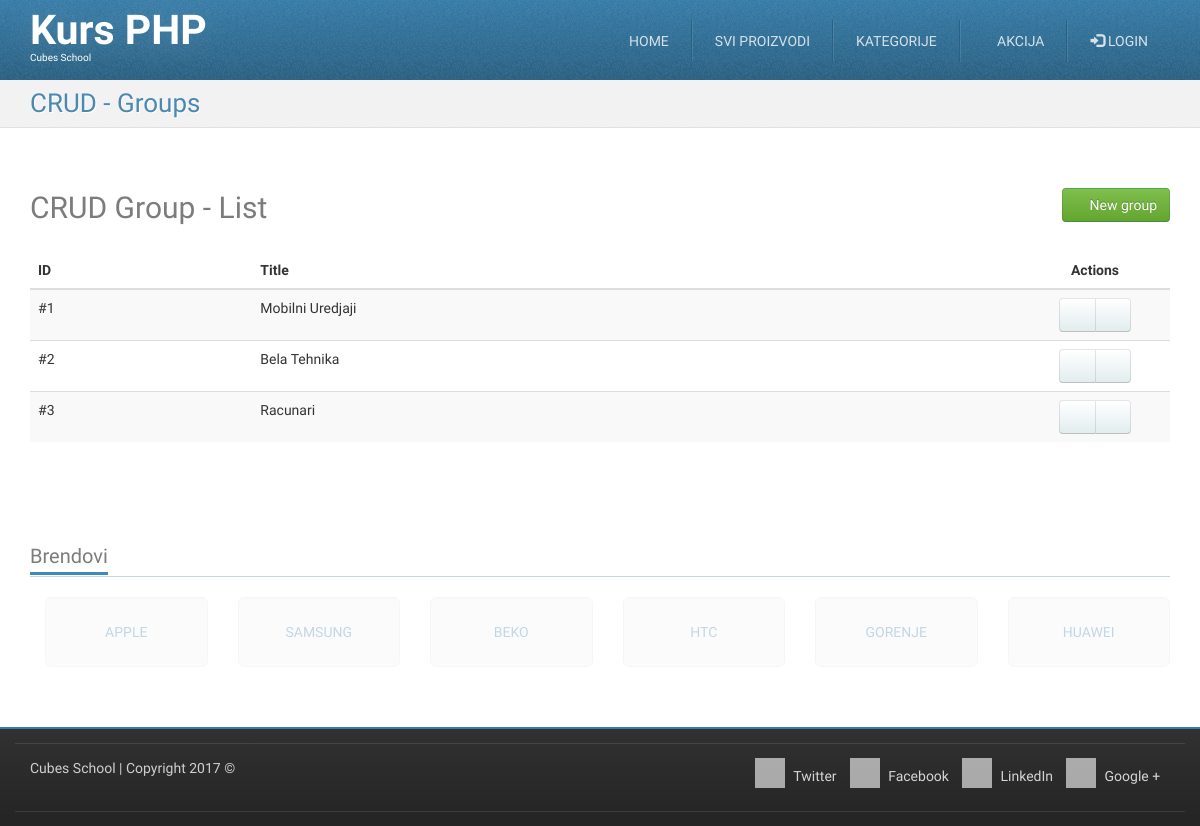
The app's page /crud-group-list.php, older data.
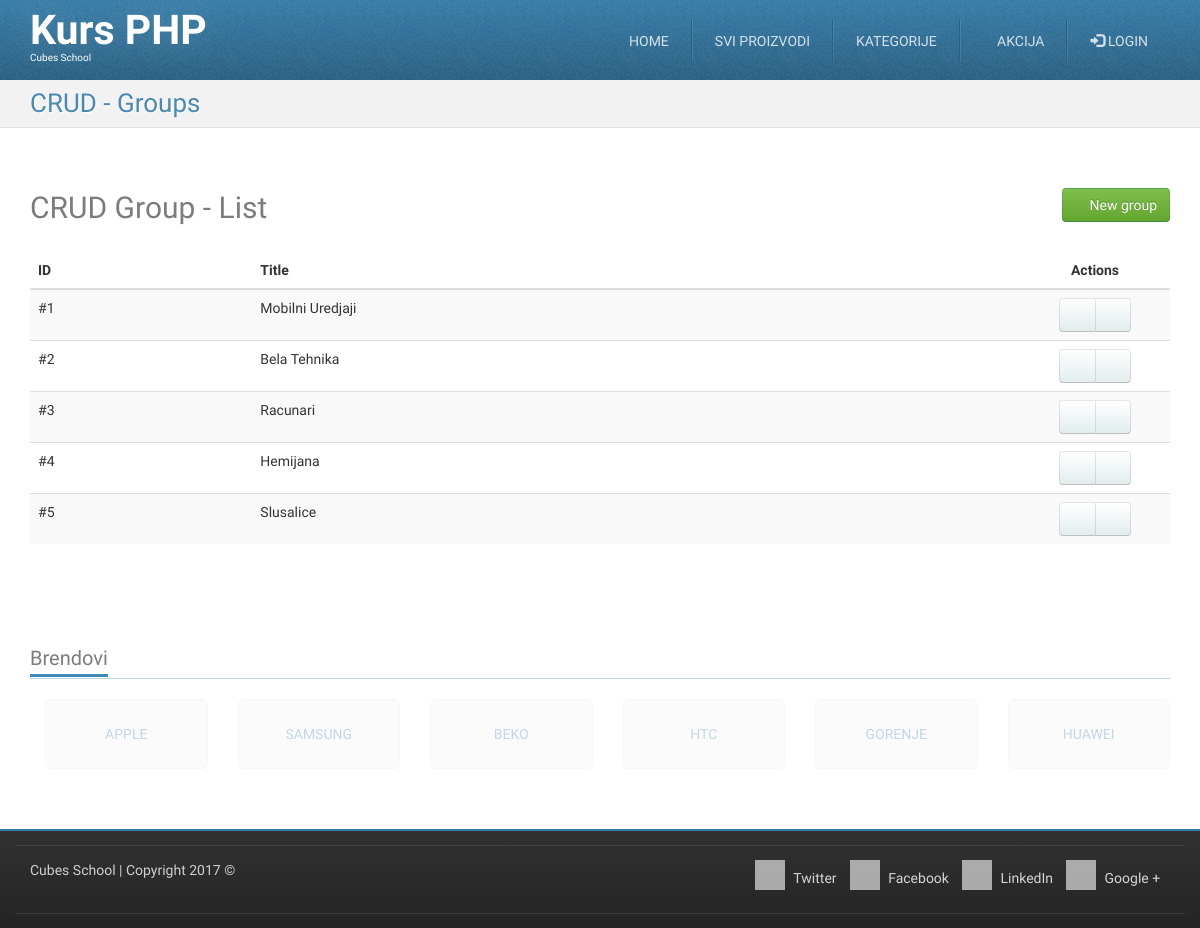
The same page, newer data.
### tables this page shows
CREATE TABLE `groups` (
  `id` int(11) NOT NULL,
  `title` varchar(255) NOT NULL
);

### crud-group-list.php (called while the page is built, shortened)
<?php
require_once __DIR__ . '/models/m_groups.php';
$groups = groupsFetchAll();
require_once __DIR__ . '/views/layout/header.php';
require_once __DIR__ . '/views/templates/t_crud-group-list.php';
require_once __DIR__ . '/views/layout/footer.php';

### models/m_users.php (called while the page is built, shortened)
<?php
function isUserLoggedIn() {
	if (empty($_SESSION['user_is_logged_in'])) {
		return false;
	}
	return true;
}

### models/m_groups.php (called while the page is built, shortened)
<?php
require_once __DIR__ . '/m_database.php';
function groupsFetchAll() {
	$query = "SELECT `groups`.* FROM `groups`";
	return dbFetchAll($query);
}

### models/m_database.php (called while the page is built, shortened)
<?php
function dbGetLink() {
    static $link;
    if (!isset($link)) {
        $link = mysqli_connect('127.0.0.1', 'cubes', 'cubes', 'cubesphp');
    }
    return $link;
}
function dbQuery($query) {
    $link = dbGetLink();
    $result = mysqli_query($link, $query);
    return $result;
}
function dbFetchAll($query) {
    $result = dbQuery($query);
    return mysqli_fetch_all($result, MYSQLI_ASSOC);
}

### views/templates/t_crud-group-list.php (the view)
<div id="highlighted">
    <div class="container">
        <div class="header">
            <h2 class="page-title">
                <span>CRUD - Groups</span>
            </h2>
        </div>
    </div>
</div>
<div id="content">
    <div class="container portfolio">
        <div class="row">
            <div class="col-md-12">
                <h2>
                    CRUD Group - List
                    <a href="/crud-group-insert.php" class="pull-right btn btn-success">
                        <i class="fa fa-plus-circle"></i>
                        New group
                    </a>
                </h2>
            </div>
        </div>
        <div class="row">
            <div class="col-md-12">
                <table class="table table-striped table-hover">
                    <thead>
                        <tr>
                            <th>ID</th>
                            <th>Title</th>
                            <th class="actions text-center">Actions</th>
                        </tr>
                    </thead>
                    <tbody>
                        <?php foreach ($groups as $group) { ?>
                            <tr>
                                <td>
                                    #<?php echo htmlspecialchars($group['id']); ?>
                                </td>
                                <td>
                                    <?php echo htmlspecialchars($group['title']); ?>
                                </td>
                                <td class="text-center">
                                    <div class="btn-group">
                                        <a href="/crud-group-edit.php?id=<?php echo htmlspecialchars($group['id']);?>" class="btn btn-default"><i class="fa fa-pencil"></i></a>
                                        <a href="/crud-group-delete.php?id=<?php echo htmlspecialchars($group['id']);?>" class="btn btn-default"><i class="fa fa-trash"></i></a>
                                    </div>
                                </td>
                            </tr>
                        <?php } ?>
                    </tbody>
                </table>
            </div>
        </div>
    </div>
</div>

### views/layout/header.php (shortened to what this page needs)
<?php require_once __DIR__ . '/../../models/m_users.php'; ?>
<!DOCTYPE html>
<html lang="en">
    <head>
        <link href="/../../skins/tema/plugins/bootstrap/dist/css/bootstrap.min.css" rel="stylesheet">
        <link href="/../../skins/tema/plugins/font-awesome/css/font-awesome.min.css" rel="stylesheet">
        <link href="s/../../skins/tema/plugins/animate/animate.min.css" rel="stylesheet">
        <link href="/../../skins/tema/plugins/flexslider/flexslider.css" rel="stylesheet">
        <link href="/../../skins/tema/css/theme-style.css" rel="stylesheet">
        <link href="/../../skins/tema/css/custom-style.css" rel="stylesheet">
        <link href="/../../skins/tema/css/colour-blue.css" rel="stylesheet" id="colour-scheme">
    </head>
    <body class="has-navbar-fixed-top has-highlighted">
        <div id="navigation" class="wrapper">
            <div class="navbar navbar-fixed-top" id="top">
                <div class="navbar-inner">
                    <div class="inner">
                        <div class="container">
                            <div class="navbar-header">
                                <a class="navbar-brand" href="/" title="Home">
                                    <h1>
                                        Kurs PHP
                                    </h1>
                                    <span>Cubes School</span>
                                </a>
                            </div>
                            <div class="collapse navbar-collapse">
                                <ul class="nav navbar-right" id="main-menu">
                                    <li>
                                        <a href="/">Home</a>
                                    </li>
                                    <li>
                                        <a href="/../../products.php">Svi proizvodi</a>
                                    </li>
                                    <li class="dropdown">
                                        <a href="#" class="dropdown-toggle" data-toggle="dropdown">Kategorije</a>
                                    </li>
                                    <li>
                                        <a href="/../../sale.php"><i class="fa fa-star"></i> Akcija</a>
                                    </li>
                                    <?php if (!isUserLoggedIn()) { ?>
                                        <li>
                                            <a href="/../../login.php"><i class="glyphicon glyphicon-log-in"></i> Login</a>
                                        </li>
                                    <?php } ?>
                                </ul>
                            </div>
                        </div>
                    </div>
                </div>
            </div>
        </div>

### views/layout/footer.php (shortened to what this page needs)
		<div id="content-below" class="wrapper">
			<div class="container">
				<div class="clients block">
					<h3 class="block-title">
						<span>Brendovi</span>
					</h3>
					<ul class="thumbnails list-unstyled row">
						<li class="col-sm-2">
							<a href="#" class="well well-lg text-uppercase text-justify">
								Apple
							</a>
						</li>
						<li class="col-sm-2">
							<a href="#" class="well well-lg text-uppercase text-justify">
								Samsung
							</a>
						</li>
						<li class="col-sm-2">
							<a href="#" class="well well-lg text-uppercase text-justify">
								Beko
							</a>
						</li>
						<li class="col-sm-2">
							<a href="#" class="well well-lg text-uppercase text-justify">
								HTC
							</a>
						</li>
						<li class="col-sm-2">
							<a href="#" class="well well-lg text-uppercase text-justify">
								Gorenje
							</a>
						</li>
						<li class="col-sm-2">
							<a href="#" class="well well-lg text-uppercase text-justify">
								Huawei
							</a>
						</li>
					</ul>
				</div>
			</div>
		</div>
		<footer id="footer">
			<div class="container">
				<div class="row">
					<div class="subfooter">
						<div class="col-md-5">
							<p><a href="http://school.cubes.rs/">Cubes School</a> | Copyright 2017 &copy;</p>
						</div>
						<div class="col-md-7 col social-media">
							<a href="#"><i class="fa fa-twitter"></i> Twitter</a>
							<a href="#"><i class="fa fa-facebook"></i> Facebook</a>
							<a href="#"><i class="fa fa-linkedin"></i> LinkedIn</a>
							<a href="#"><i class="fa fa-google-plus"></i> Google +</a>
						</div>
					</div>
				</div>
				<div class="row">
					<div class="subfooter">
					</div>
				</div>
			</div>
		</footer>
	</body>
</html>

### skins/tema/css/custom-style.css (style rules this page uses)
#footer { min-height: 40px; }
#footer .social-media { text-align: right; }
#footer .social-media a { display: inline-block; margin-right: 0.7em; }
table .actions { width: 150px; }

### skins/tema/css/colour-blue.css (style rules this page uses)
body a { color: #377ca8; text-decoration: none; }
body .navbar-inner { background-image: -webkit-linear-gradient(top, #377ca8 0%, #2a6082 100%); background-image: -o-linear-gradient(top, #377ca8 0%, #2a6082 100%); background-image: linear-gradient(to bottom, #377ca8 0%, #2a6082 100%); background-repeat: repeat-x; filter: progid:DXImageTransform.Microsoft.gradient(startColorstr='#ff377ca8', endColorstr='#ff2a6082', GradientType=0); border-top-color: #377ca8; border-bottom-color: #377ca8; }
body #navigation .navbar { color: #ffffff; }
body #navigation .navbar-inner { border-top-color: #377ca8; border-bottom-color: #377ca8; }
body #navigation ul#main-menu li { border-left-color: rgba(255, 255, 255, 0.1); border-right-color: #2a6082; }
body #highlighted { border-bottom-color: #e1e1e1; background-color: #f2f2f2; color: #377ca8; text-shadow: 1px 1px 1px #ffffff; }
body #footer { border-top-color: #377ca8; }
body .header .page-title { color: rgba(55, 124, 168, 0.9); }
body .block .block-title { border-bottom-color: rgba(55, 124, 168, 0.3); }
body .block .block-title span { border-bottom-color: #3d8abb; }

Row changes from the older to the newer data that the page shows:
added groups: id "4", title "Hemijana"
added groups: id "5", title "Slusalice"
